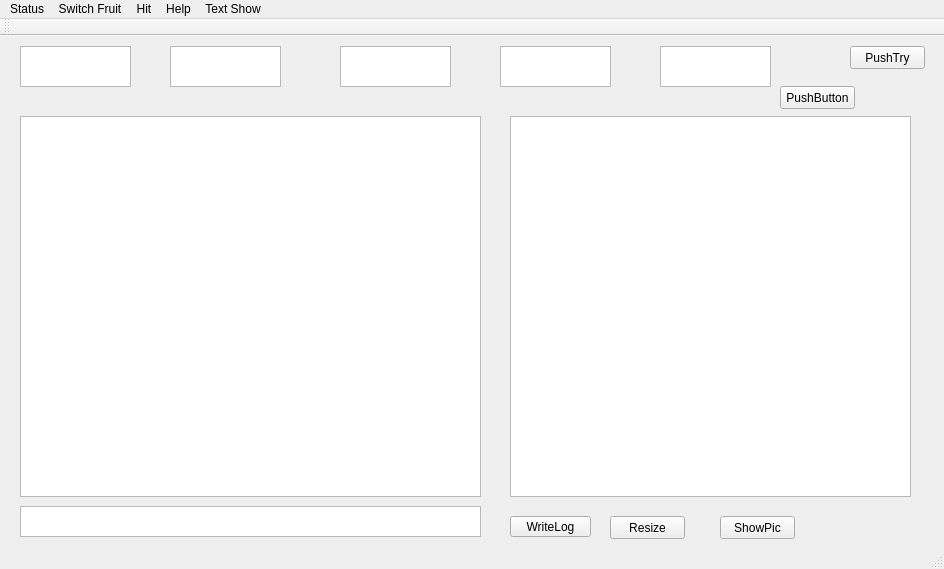
<?xml version="1.0" encoding="UTF-8"?>
<ui version="4.0">
 <class>MainWindow</class>
 <widget class="QMainWindow" name="MainWindow">
  <property name="geometry">
   <rect>
    <x>0</x>
    <y>0</y>
    <width>944</width>
    <height>569</height>
   </rect>
  </property>
  <property name="windowTitle">
   <string>FruitMaster</string>
  </property>
  <widget class="QWidget" name="centralWidget">
   <widget class="QTextBrowser" name="textInfo">
    <property name="geometry">
     <rect>
      <x>20</x>
      <y>80</y>
      <width>461</width>
      <height>381</height>
     </rect>
    </property>
    <property name="html">
     <string>&lt;!DOCTYPE HTML PUBLIC &quot;-//W3C//DTD HTML 4.0//EN&quot; &quot;http://www.w3.org/TR/REC-html40/strict.dtd&quot;&gt;
&lt;html&gt;&lt;head&gt;&lt;meta name=&quot;qrichtext&quot; content=&quot;1&quot; /&gt;&lt;style type=&quot;text/css&quot;&gt;
p, li { white-space: pre-wrap; }
&lt;/style&gt;&lt;/head&gt;&lt;body style=&quot; font-family:'SimSun'; font-size:9pt; font-weight:400; font-style:normal;&quot;&gt;
&lt;p style=&quot;-qt-paragraph-type:empty; margin-top:0px; margin-bottom:0px; margin-left:0px; margin-right:0px; -qt-block-indent:0; text-indent:0px;&quot;&gt;&lt;br /&gt;&lt;/p&gt;&lt;/body&gt;&lt;/html&gt;</string>
    </property>
   </widget>
   <widget class="QTextBrowser" name="countApple">
    <property name="geometry">
     <rect>
      <x>20</x>
      <y>10</y>
      <width>111</width>
      <height>41</height>
     </rect>
    </property>
   </widget>
   <widget class="QTextBrowser" name="countBanana">
    <property name="geometry">
     <rect>
      <x>170</x>
      <y>10</y>
      <width>111</width>
      <height>41</height>
     </rect>
    </property>
   </widget>
   <widget class="QTextBrowser" name="countOrange">
    <property name="geometry">
     <rect>
      <x>340</x>
      <y>10</y>
      <width>111</width>
      <height>41</height>
     </rect>
    </property>
   </widget>
   <widget class="QTextBrowser" name="countMongo">
    <property name="geometry">
     <rect>
      <x>500</x>
      <y>10</y>
      <width>111</width>
      <height>41</height>
     </rect>
    </property>
   </widget>
   <widget class="QTextBrowser" name="countPineapple">
    <property name="geometry">
     <rect>
      <x>660</x>
      <y>10</y>
      <width>111</width>
      <height>41</height>
     </rect>
    </property>
   </widget>
   <widget class="QGraphicsView" name="graphicsView">
    <property name="geometry">
     <rect>
      <x>510</x>
      <y>80</y>
      <width>401</width>
      <height>381</height>
     </rect>
    </property>
   </widget>
   <widget class="QPushButton" name="pushTry">
    <property name="geometry">
     <rect>
      <x>850</x>
      <y>10</y>
      <width>75</width>
      <height>23</height>
     </rect>
    </property>
    <property name="text">
     <string>PushTry</string>
    </property>
   </widget>
   <widget class="QPushButton" name="pushRetry">
    <property name="geometry">
     <rect>
      <x>780</x>
      <y>50</y>
      <width>75</width>
      <height>23</height>
     </rect>
    </property>
    <property name="text">
     <string>PushButton</string>
    </property>
   </widget>
   <widget class="QTextEdit" name="textEdit">
    <property name="geometry">
     <rect>
      <x>20</x>
      <y>470</y>
      <width>461</width>
      <height>31</height>
     </rect>
    </property>
   </widget>
   <widget class="QPushButton" name="textLogBtn">
    <property name="geometry">
     <rect>
      <x>510</x>
      <y>480</y>
      <width>81</width>
      <height>21</height>
     </rect>
    </property>
    <property name="text">
     <string>WriteLog</string>
    </property>
   </widget>
   <widget class="QPushButton" name="picBtn">
    <property name="geometry">
     <rect>
      <x>720</x>
      <y>480</y>
      <width>75</width>
      <height>23</height>
     </rect>
    </property>
    <property name="text">
     <string>ShowPic</string>
    </property>
   </widget>
   <widget class="QPushButton" name="picAutoBtn">
    <property name="geometry">
     <rect>
      <x>610</x>
      <y>480</y>
      <width>75</width>
      <height>23</height>
     </rect>
    </property>
    <property name="text">
     <string>Resize</string>
    </property>
   </widget>
  </widget>
  <widget class="QMenuBar" name="menuBar">
   <property name="geometry">
    <rect>
     <x>0</x>
     <y>0</y>
     <width>944</width>
     <height>23</height>
    </rect>
   </property>
   <widget class="QMenu" name="menuStatus">
    <property name="title">
     <string>Status</string>
    </property>
    <addaction name="actionAuto"/>
    <addaction name="actionEnd"/>
    <addaction name="actionStep"/>
   </widget>
   <widget class="QMenu" name="menuSwitch">
    <property name="title">
     <string>Switch Fruit</string>
    </property>
    <addaction name="actionApple"/>
    <addaction name="actionBanana"/>
    <addaction name="actionOrange"/>
    <addaction name="actionMongo"/>
    <addaction name="actionPineApple"/>
   </widget>
   <widget class="QMenu" name="menuHelp">
    <property name="title">
     <string>Help</string>
    </property>
    <addaction name="actionHow_Run"/>
    <addaction name="actionAbout"/>
   </widget>
   <widget class="QMenu" name="menuHit">
    <property name="title">
     <string>Hit</string>
    </property>
   </widget>
   <widget class="QMenu" name="menuTextShow">
    <property name="title">
     <string>Text Show</string>
    </property>
    <addaction name="actionFruit_Info"/>
    <addaction name="actionLog"/>
   </widget>
   <addaction name="menuStatus"/>
   <addaction name="menuSwitch"/>
   <addaction name="menuHit"/>
   <addaction name="menuHelp"/>
   <addaction name="menuTextShow"/>
  </widget>
  <widget class="QToolBar" name="mainToolBar">
   <attribute name="toolBarArea">
    <enum>TopToolBarArea</enum>
   </attribute>
   <attribute name="toolBarBreak">
    <bool>false</bool>
   </attribute>
  </widget>
  <widget class="QStatusBar" name="statusBar"/>
  <action name="actionAuto">
   <property name="text">
    <string>Auto</string>
   </property>
  </action>
  <action name="actionEnd">
   <property name="text">
    <string>End</string>
   </property>
  </action>
  <action name="actionStep">
   <property name="text">
    <string>Step</string>
   </property>
  </action>
  <action name="actionApple">
   <property name="text">
    <string>Apple</string>
   </property>
  </action>
  <action name="actionBanana">
   <property name="text">
    <string>Banana</string>
   </property>
  </action>
  <action name="actionOrange">
   <property name="text">
    <string>Orange</string>
   </property>
  </action>
  <action name="actionMongo">
   <property name="text">
    <string>Mongo</string>
   </property>
  </action>
  <action name="actionPineApple">
   <property name="text">
    <string>PineApple</string>
   </property>
  </action>
  <action name="actionHow_Run">
   <property name="text">
    <string>How Run</string>
   </property>
  </action>
  <action name="actionAbout">
   <property name="text">
    <string>About</string>
   </property>
  </action>
  <action name="actionFruit_Info">
   <property name="text">
    <string>Fruit Info</string>
   </property>
  </action>
  <action name="actionLog">
   <property name="text">
    <string>Log</string>
   </property>
  </action>
 </widget>
 <layoutdefault spacing="6" margin="11"/>
 <resources/>
 <connections/>
</ui>
